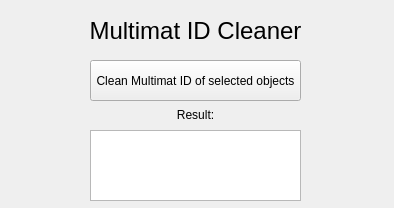
<?xml version="1.0" encoding="UTF-8"?>
<ui version="4.0">
 <class>MultimatCleaner</class>
 <widget class="QWidget" name="MultimatCleaner">
  <property name="geometry">
   <rect>
    <x>0</x>
    <y>0</y>
    <width>394</width>
    <height>208</height>
   </rect>
  </property>
  <property name="sizePolicy">
   <sizepolicy hsizetype="Fixed" vsizetype="Fixed">
    <horstretch>0</horstretch>
    <verstretch>0</verstretch>
   </sizepolicy>
  </property>
  <property name="minimumSize">
   <size>
    <width>394</width>
    <height>208</height>
   </size>
  </property>
  <property name="maximumSize">
   <size>
    <width>394</width>
    <height>208</height>
   </size>
  </property>
  <property name="focusPolicy">
   <enum>Qt::StrongFocus</enum>
  </property>
  <property name="windowTitle">
   <string>MultimatCleaner</string>
  </property>
  <property name="windowIcon">
   <iconset>
    <normaloff>C:/Users/tbourille/Downloads/a-asobo-blue.ico</normaloff>C:/Users/tbourille/Downloads/a-asobo-blue.ico</iconset>
  </property>
  <widget class="QLabel" name="Title">
   <property name="geometry">
    <rect>
     <x>0</x>
     <y>10</y>
     <width>391</width>
     <height>41</height>
    </rect>
   </property>
   <property name="sizePolicy">
    <sizepolicy hsizetype="Expanding" vsizetype="Expanding">
     <horstretch>0</horstretch>
     <verstretch>0</verstretch>
    </sizepolicy>
   </property>
   <property name="minimumSize">
    <size>
     <width>391</width>
     <height>41</height>
    </size>
   </property>
   <property name="font">
    <font>
     <pointsize>18</pointsize>
    </font>
   </property>
   <property name="text">
    <string>Multimat ID Cleaner</string>
   </property>
   <property name="alignment">
    <set>Qt::AlignCenter</set>
   </property>
  </widget>
  <widget class="QPushButton" name="pushButton">
   <property name="geometry">
    <rect>
     <x>90</x>
     <y>60</y>
     <width>211</width>
     <height>41</height>
    </rect>
   </property>
   <property name="text">
    <string>Clean Multimat ID of selected objects</string>
   </property>
  </widget>
  <widget class="QTextBrowser" name="textBrowser">
   <property name="geometry">
    <rect>
     <x>90</x>
     <y>130</y>
     <width>211</width>
     <height>71</height>
    </rect>
   </property>
  </widget>
  <widget class="QLabel" name="label">
   <property name="geometry">
    <rect>
     <x>0</x>
     <y>100</y>
     <width>391</width>
     <height>30</height>
    </rect>
   </property>
   <property name="text">
    <string>Result:</string>
   </property>
   <property name="alignment">
    <set>Qt::AlignCenter</set>
   </property>
  </widget>
 </widget>
 <resources/>
 <connections/>
</ui>
